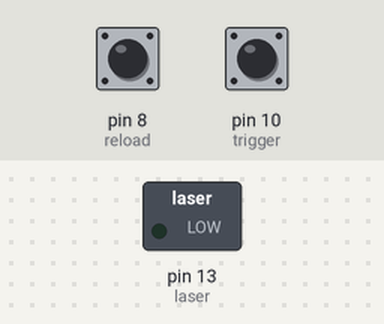
Simulated run of this sketch. Board: Arduino Uno, built with avr-gcc and run on an emulated ATmega328P. Shown: switched loads named in the sketch (green lamp = pin HIGH). Dashed ring = blinking. Inputs (shaded band) come from the test bench; at power-on: pin 10 (trigger) HIGH, pin 8 (reload) HIGH. The audio player accepts every command and is not drawn; what the sketch prints to the serial monitor is not drawn.

Above: at 0.1 s.
At 0.6 s:
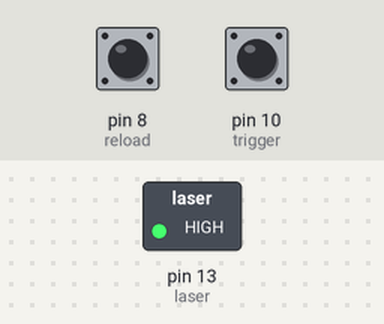
1.8 s: pin 10 (trigger) pulled LOW for 3.2 s
At 5.6 s:
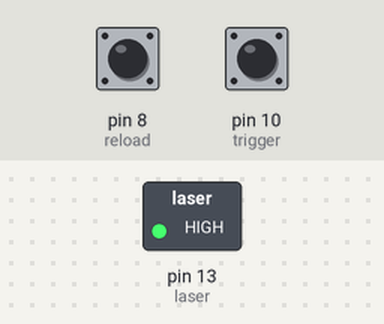
Timing chart, 0 to 12.5 s (numbered marks = the images above; inputs shaded):
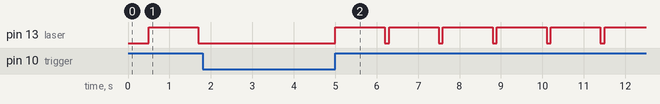

Measured:
- by itself, pin 13 (laser): alternates HIGH for 1.2 s and LOW for 0.10 s

The sketch:

BlasterV3.ino
```cpp
#include "SoftwareSerial.h"
#include "DFPlayer_Mini_Mp3.h"
#include <Adafruit_SSD1306.h>

SoftwareSerial mySerial(11, 12); // RX, TX

// Pins
int trigger = 10;
int reload = 8;
int ammo = 10;
int laser = 13;

void setup() {
  Serial.begin(9600);
  mySerial.begin(9600);

  mp3_set_serial(mySerial);
  mp3_set_volume(10);       // set volume (30 max)
  mp3_set_EQ(0);

  pinMode(trigger,INPUT_PULLUP);
  pinMode(trigger, INPUT);
  digitalWrite(trigger, HIGH);

  pinMode(reload,INPUT_PULLUP);
  pinMode(reload, INPUT);
  digitalWrite(reload, HIGH);

  pinMode(laser,OUTPUT);
  digitalWrite(laser,LOW);
  mp3_play(4);
  delay(500);
}

void loop() {
    if(digitalRead(trigger)== HIGH) {
      if (ammo != 0) {
        Serial.write("Fire");
        mp3_play(1);
        digitalWrite(laser,HIGH);
        delay(1200);
        ammo = ammo - 1;
        digitalWrite(laser,LOW);
        delay(100);
      }else {
        mp3_play(2);
        delay(1200);
      }
  }
  else {
    if(digitalRead(reload) == LOW) {
      mp3_play(3);
      delay(1200);
      ammo = 10;
    }
  }
}
```
